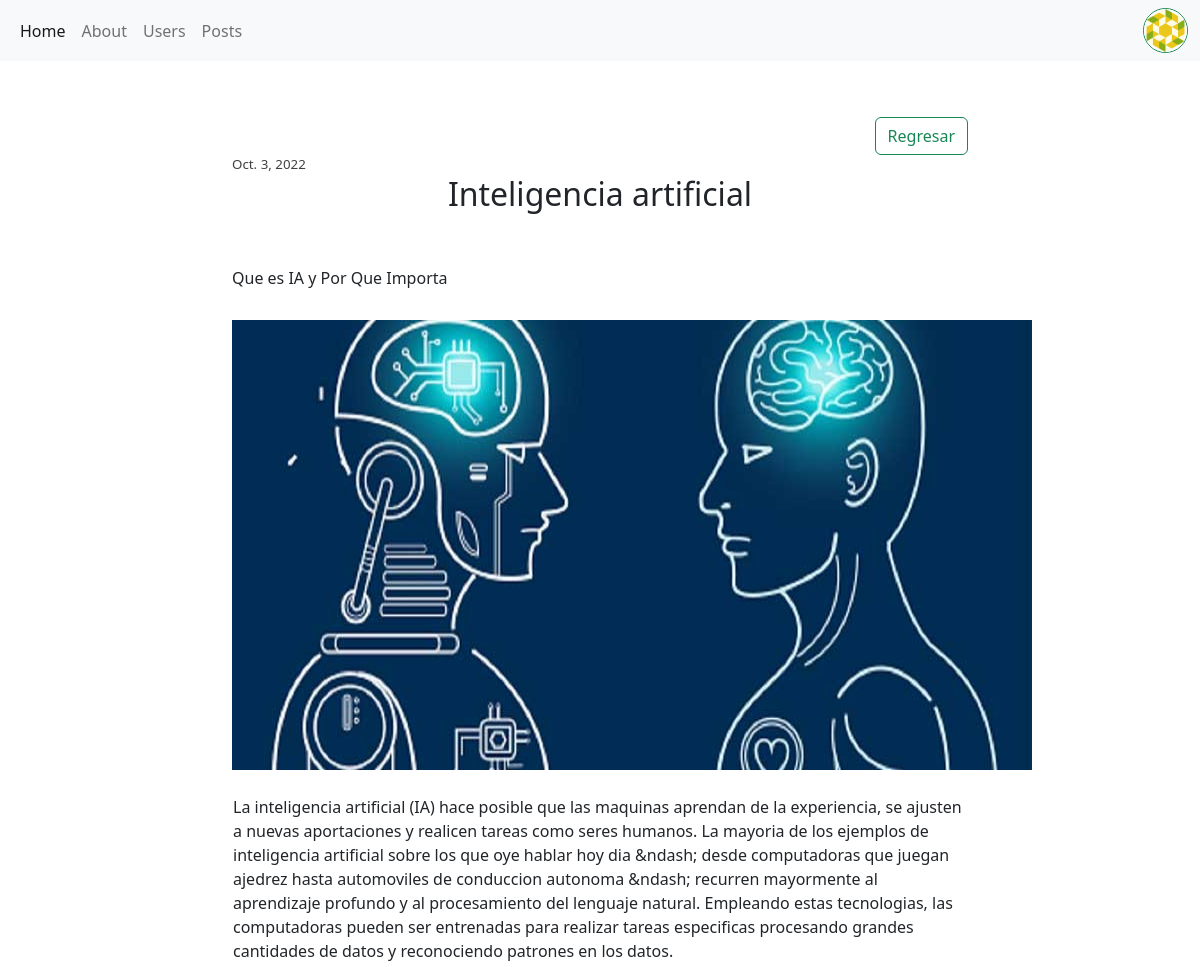
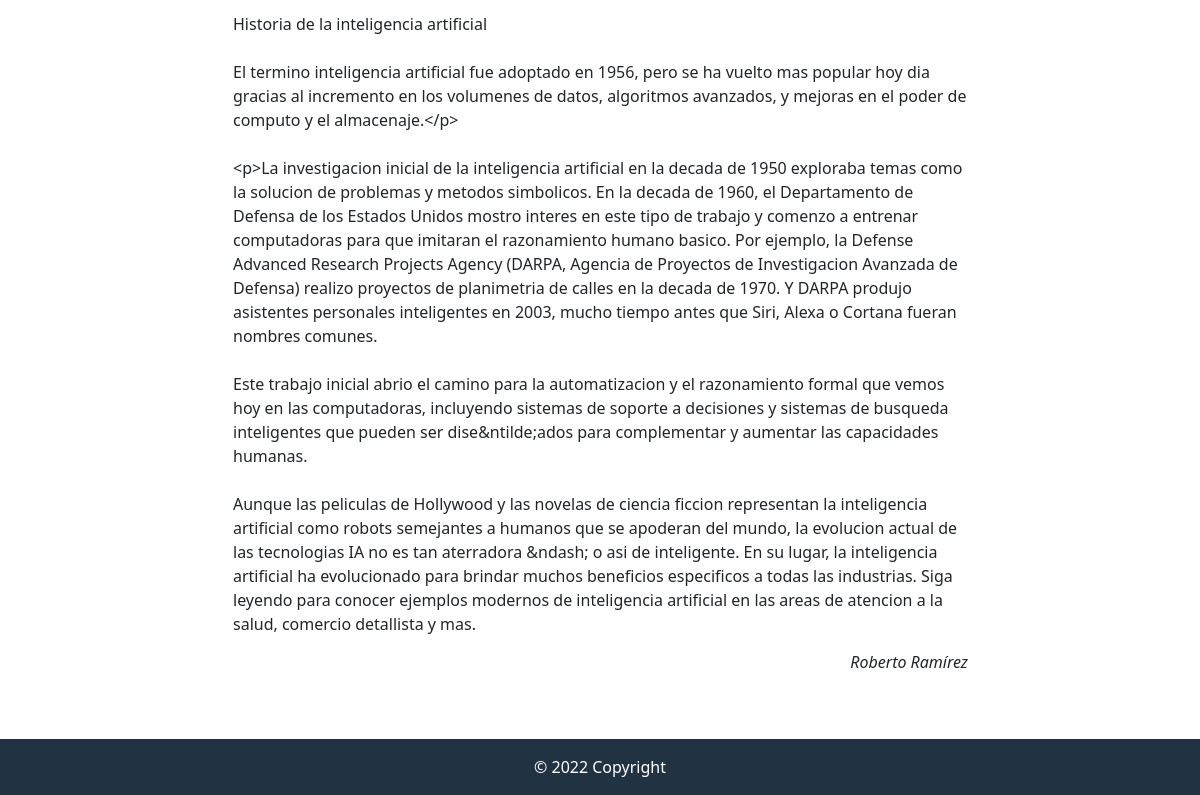
Screenshot of /pages/10/ (signed in) with the database file from the repository (2 pictures, top to bottom).
### app_blog/models.py (models this page shows, shortened)
class Post(models.Model):
    titulo = models.CharField(max_length=50)
    subtitulo = models.CharField(max_length=250)
    imagen = models.ImageField( null=True, blank = True, upload_to='posts')
    cuerpo = RichTextField(blank=True, null=True)
    autor = models.CharField(max_length=50)
    fecha_creacion = models.DateField(auto_now_add=True)
    usuario_id = models.ForeignKey(User, on_delete=models.CASCADE)

### app_blog/views.py (the view)
# urls.py: path('pages/<int:id>/', views.show_post, name="pages"),
def show_post(request, id):
    post = Post.objects.get(id=id)
    return render(request, "app_blog/show_post.html", {"post": post})

### app_blog/templates/app_blog/show_post.html
{% extends 'base.html' %}
{% block changing_content %}
<div class="row" style="margin-top: 5%;">
    <div class="col-md-8 offset-md-2">
        <a class="btn btn-outline-success" style="float: right;" href="/" role="button">Regresar</a>
    </div>
    <div class="col-md-8 offset-md-2" style="margin-bottom: 10%; text-align:center;">
        <div style="text-align: left; color: rgb(66, 65, 65); font-size: 10pt;">
            <span>{{post.fecha_creacion}}</span>
        </div>
        <div>
            <h2>{{post.titulo}}</h2>
        </div>
        <br/>
        <br>
        <div style=" text-align:left;">
            <h6>{{post.subtitulo}}</h6>
        </div>
        <br/>
        <div>
            <img width="800" height="450" src = "/media/{{post.imagen}}">
        </div>
        <br>
        <div style="text-align: justify;">
            {{post.cuerpo|safe}}
        </div>
        <div style="text-align: right;">
            <h6><i>{{post.autor}}</i></h6>
        </div>
    </div>
</div>
{% endblock changing_content %}

### app_blog/templates/app_blog/base.html (style rules this page uses)
html { min-height: 100%; position: relative; }
body { margin: 0; margin-bottom: 30px; }

### rows the page displays
Post: fecha_creacion "Oct. 3, 2022", titulo "Inteligencia artificial", subtitulo "Que es IA y Por Que Importa", imagen (picture), cuerpo "La inteligencia artificial (IA) hace posible que las maquinas aprendan de la experiencia, se ajusten a nuevas aportaciones y realicen tareas como seres humanos. La mayoria de los ejemplos de inteligencia artificial sobre los que oye hablar hoy dia &ndash; desde computadoras que juegan ajedrez hasta automoviles de conduccion autonoma &ndash; recurren mayormente al aprendizaje profundo y al procesamiento del lenguaje natural. Empleando estas tecnologias, las computadoras pueden ser entrenadas para realizar tareas especificas procesando grandes cantidades de datos y reconociendo patrones en los datos. Historia de la inteligencia artificial El termino inteligencia artificial fue adoptado en…", autor "Roberto Ramírez"
